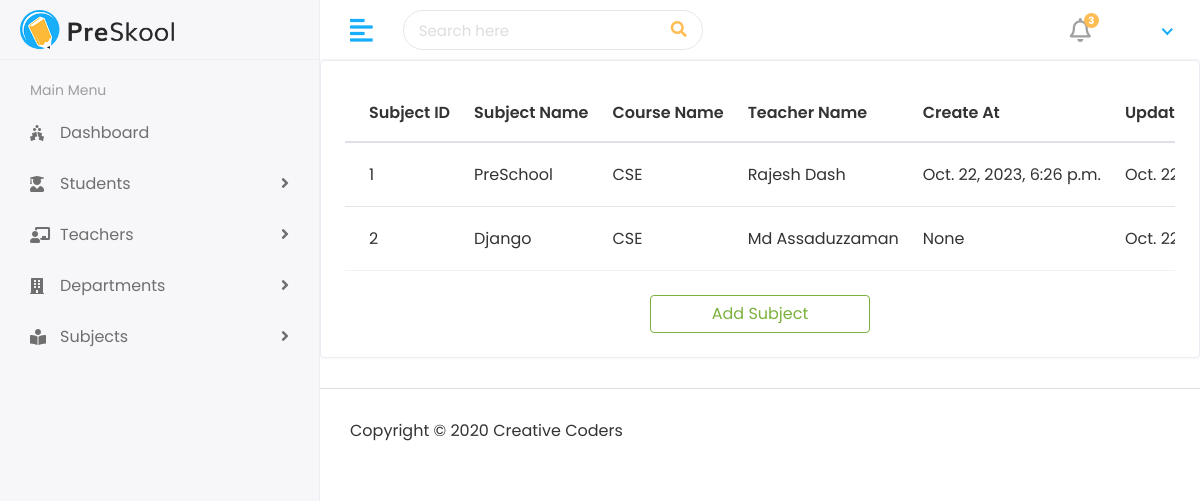
/adminPage/subjectList, run on the app's committed database.
### myApp/models.py (models this page shows, shortened)
class SubjectModel(models.Model):
    name=models.CharField(max_length=100)
    course=models.ForeignKey(CourseModel,on_delete=models.CASCADE)
    teacher=models.ForeignKey(TeacherModel,on_delete=models.CASCADE)
    cratedat = models.DateTimeField(auto_now_add=True, null=True)  # Set the default value using timezone.now
    updateat = models.DateTimeField(auto_now=True)

class CourseModel(models.Model):
    name=models.CharField(max_length=100)
    createat=models.DateTimeField(auto_now_add=True)
    updateat=models.DateTimeField(auto_now=True)
    def __str__(self):
        return self.name

class TeacherModel(models.Model):
    admin = models.OneToOneField(CustomUser, on_delete=models.CASCADE)
    address=models.TextField()
    gender = models.CharField(max_length=100)
    mobile=models.CharField(max_length=100)
    courseid = models.ForeignKey(CourseModel, on_delete=models.DO_NOTHING,default=2)
    experience=models.CharField(max_length=100)
    cratedat = models.DateTimeField(auto_now_add=True)  # Set the default value using timezone.now
    updateat = models.DateTimeField(auto_now=True)
    def __str__(self):
        return self.admin.first_name + " " + self.admin.last_name

class CustomUser(AbstractUser):
    USER =(
        (1,'admin'),
        (2,'staff'),
        (3,'students'),
    )
    user_type=models.CharField(choices=USER,max_length=50,default=1)
    profile_pic=models.ImageField(upload_to="media/profile_pic")

### myApp/views.py (the view)
# urls.py: path('adminPage/subjectList', views.subjectList,name='subjectList'),
def subjectList(request):
    subject = SubjectModel.objects.all()
    context = {
        'subject':subject
    }
    return render(request,'myAdmin/subjectList.html',context)

### templates/myAdmin/subjectList.html (shortened to what this page needs)
{% extends 'base.html' %}
{% block content %}
<div class="row">
   <div class="col-sm-12">
      <div class="card card-table">
         <div class="card-body">
            <div class="table-responsive">
               <table id="table_id" class="table table-hover table-center mb-0">
                  <thead>
                     <tr>
                       <th>Subject ID</th>
                       <th>Subject Name</th>
                        <th>Course Name</th>
                        <th>Teacher Name</th>
                        <th>Create At</th>
                        <th>Update At</th>
                     </tr>
                  </thead>
                  <tbody>
                    {% for s in  subject %}
                    <tr>
                        <td>{{s.id}}</td>
                        <td>{{s.name}}</td>
                        <td>{{s.course}}</td>
                        <td>{{s.teacher}}</td>
                        <td>{{s.cratedat}}</td>
                        <td>{{s.updateat}}</td>
                     </tr>
                     {% endfor %}
                  </tbody>
               </table>
            </div>
        </div>
        <a href="{% url "addSubject" %}" class="btn btn-outline-success mx-auto w-25 mb-4">Add Subject</a>
    </div>
   </div>
</div>
{% endblock  %}

### static/assets/css/style.css (style rules this page uses)
html { height: 100%; }
body { background-color: #fff; color: #333; font-family: 'Poppins', sans-serif; font-size: 1rem; height: 100%; line-height: 1.5; overflow-x: hidden; }
a { color: #009ce7; }
input, button, a { transition: all 0.4s ease; -moz-transition: all 0.4s ease; -o-transition: all 0.4s ease; -ms-transition: all 0.4s ease; -webkit-transition: all 0.4s ease; }
.table { color: #333; max-width: 100%; margin-bottom: 0; width: 100%; }
.table thead tr th { font-weight: 600; }
.table tbody tr { border-bottom: 1px solid rgba(0, 0, 0, 0.05); }
.table.table-center td, .table.table-center th { vertical-align: middle; }
.card-table .card-body .table > thead > tr > th { border-top: 0; }
.card-table .card-body .table tr td:first-child, .card-table .card-body .table tr th:first-child { padding-left: 1.5rem; }
.card-table .table td, .card-table .table th { border-top: 1px solid #e2e5e8; padding: 1rem 0.75rem; white-space: nowrap; }
.btn-outline-success { color: #7bb13c; border-color: #7bb13c; }
.card { border: 1px solid #ececf5; box-shadow: 0 1px 3px 0 rgba(0, 0, 0, 0.03); margin-bottom: 1.875rem; }
.card-body { padding: 1.5rem; }

### data on the page
SubjectModel: id "1", name "PreSchool", course "CSE", teacher "Rajesh Dash", cratedat "Oct. 22, 2023, 6:26 p.m.", updateat "Oct.…"
SubjectModel: id "2", name "Django", course "CSE", teacher "Md Assaduzzaman", cratedat "None", updateat "Oct.…"
